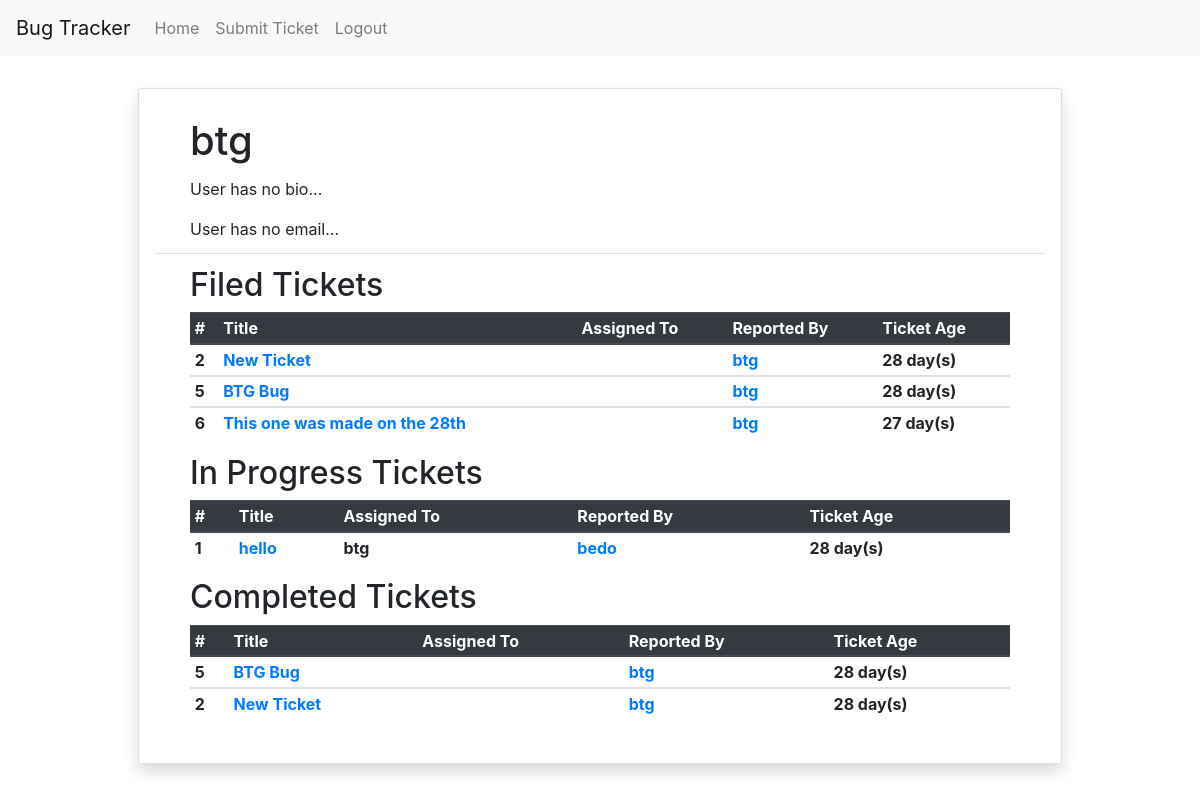
The page /user/3/ (signed in) on the database its author committed.
### custom_user/models.py (models this page shows)
class MyUser(AbstractUser):
    bio = models.CharField(max_length=240)

### homepage/models.py (models this page shows)
class Ticket(models.Model):
    STATUS_CHOICES = [
        ("NW", "New"),
        ("IP", "In Progress"),
        ("DN", "Done"),
        ("IN", "Invalid")
    ]
    title = models.CharField(max_length=50)
    description = models.TextField()
    post_date = models.DateTimeField(default=timezone.now)
    filing_user = models.ForeignKey(MyUser, on_delete=models.CASCADE, null=False)
    status = models.CharField(max_length=2, default='NW', choices=STATUS_CHOICES)
    assigned = models.CharField(default='', max_length=50, blank=True, null=True)
    completed = models.CharField(max_length=50, blank=True, null=True)
    @property
    def days_active(self):
        time = timezone.now() - self.post_date
        return time.days

### homepage/views.py (the view)
# urls.py: path('user/<int:user_id>/', views.user_detail, name="user_view"),
@login_required
def user_detail(request, user_id):
    name = MyUser.objects.filter(id=user_id).first()
    user_tickets = Ticket.objects.filter(filing_user=name.id)
    inprogress_tickets = Ticket.objects.filter(status="IP", assigned=name)
    completed_tickets = Ticket.objects.filter(status="DN", filing_user=name.id)
    invalid_tickets = Ticket.objects.filter(status="IN", filing_user=name.id)
    return render (
                    request,
                    "user_detail.html",
                    {"user_tickets": user_tickets,
                     "name": name,
                     "ip_tickets": inprogress_tickets,
                     "completed_tickets": completed_tickets,
                     "invalid_tickets": invalid_tickets,
                    })

### templates/user_detail.html (shortened to what this page needs)
{% extends "base.html" %}
{% block content %}
<nav class="navbar navbar-expand-lg navbar-light bg-light">
    <a href="#" class="navbar-brand">Bug Tracker</a>
    <ul class="navbar-nav">
        <li class="nav_item">
            <a href="/" class="nav-link">Home</a>
        </li>
        <li class="nav_item">
            <a href="/submit/" class="nav-link">Submit Ticket</a>
        </li>
        <li class="nav_item">
            <a href="/logout/" class="nav-link">Logout</a>
        </li>
    </ul>
</nav>
<div class="card shadow p-3 mb-5 bg-white rounded" style="width: 77%; margin: auto;  margin-top: 2rem;">
    <ul class="list-group list-group-flush">
        <li class="list-group-item">
            <div class="container">
                <h1 class="card-title">{{ name.username }}</h1>
                {% if name.bio %}
                    <p class="card-text">{{ name.bio }}</p>
                {% else %}
                    <p class="card-text">User has no bio...</p>
                {% endif %}
                {% if name.email %}
                    <p class="card-text">{{ name.email }}</p>
                {% else %}
                    <p class="card-text">User has no email...</p>
                {% endif %}
            </div>
        </li>
        <li class="list-group-item">
            <div class="container">
                <h2>Filed Tickets</h2>
                <table class="table table-sm">
                    {% if user_tickets %}
                    <thead class="thead-dark">
                        <tr>
                            <th>#</th>
                            <th>Title</th>
                            <th>Assigned To</th>
                            <th>Reported By</th>
                        <th>Ticket Age</th>
                        </tr>
                    </thead>
                    {% for ticket in user_tickets %}
                    <tbody>
                        <tr>
                            <th>{{ ticket.id }}</th>
                                <th><a href="/ticket/{{ ticket.id }}/">{{ ticket.title }}</a></th>
                                {% if ticket.assigned == None %}
                                <th></th>
                                {% else %}
                                <th>{{ ticket.assigned }}</th>
                                {% endif %}
                                <th><a href="/user/{{ ticket.filing_user.id }}">{{ ticket.filing_user }}</a></th>
                                <th>{{ ticket.days_active }} day(s)</th>
                            </tr>
                        </tbody>
                    {% endfor %}
                    {% else %}
                        <h4>No Tickets Completed</h4>
                    {% endif %}
                </table>
                <h2>In Progress Tickets</h2>
                <table class="table table-sm">
                    {% if ip_tickets %}
                    <thead class="thead-dark">
                        <tr>
                            <th>#</th>
                            <th>Title</th>
                            <th>Assigned To</th>
                            <th>Reported By</th>
                            <th>Ticket Age</th>
                        </tr>
                    </thead>
                    {% for ticket in ip_tickets %}
                    <tbody>
                        <tr>
                            <th>{{ ticket.id }}</th>
                                <th><a href="/ticket/{{ ticket.id }}/">{{ ticket.title }}</a></th>
                                {% if ticket.assigned == None %}
                                    <th></th>
                                {% else %}
                                <th>{{ ticket.assigned }}</th>
                                {% endif %}
                                <th><a href="/user/{{ ticket.filing_user.id }}">{{ ticket.filing_user }}</a></th>
                                <th>{{ ticket.days_active }} day(s)</th>
                            </tr>
                        </tbody>
                    {% endfor %}
                    {% else %}
                        <h5>No Tickets Completed</h5>
                    {% endif %}
                </table>
                <h2>Completed Tickets</h2>
                <table class="table table-sm">
                    {% if completed_tickets or invalid_tickets %}
                        <thead class="thead-dark">
                            <tr>
                                <th>#</th>
                                <th>Title</th>
                                <th>Assigned To</th>
                                <th>Reported By</th>
                                <th>Ticket Age</th>
                            </tr>
                        </thead>
                        {% if completed_tickets %}
                            {% for ticket in completed_tickets %}
                            <tbody>
                                <tr>
                                    <th>{{ ticket.id }}</th>
                                        <th><a href="/ticket/{{ ticket.id }}/">{{ ticket.title }}</a></th>
                                        {% if ticket.assigned == None %}
                                        <th></th>
                                        {% else %}
                                        <th>{{ ticket.assigned }}</th>
                                        {% endif %}
                                        <th><a href="/user/{{ ticket.filing_user.id }}">{{ ticket.filing_user }}</a></th>
                                        <th>{{ ticket.days_active }} day(s)</th>
                                    </tr>
                                </tbody>
                            {% endfor %}
                        {% endif %}
                        {% if invalid_tickets %}
                            {% for ticket in invalid_tickets %}
                            <tbody>
                                <tr>
                                    <th>{{ ticket.id }}</th>
                                        <th><a href="/ticket/{{ ticket.id }}/">{{ ticket.title }}</a></th>
                                        {% if ticket.assigned == None %}
                                        <th></th>
                                        {% else %}
                                        <th>{{ ticket.assigned }}</th>
                                        {% endif %}
                                        <th><a href="/user/{{ ticket.filing_user.id }}">{{ ticket.filing_user }}</a></th>
                                        <th>{{ ticket.days_active }} day(s)</th>
                                    </tr>
                                </tbody>
                            {% endfor %}
                        {% endif %}
                        {% else %}
                            <h5>No Tickets Completed</h5>
                    {% endif %}
                </table>
            </div>
        </li>
    </ul>
</div>
{%  endblock%}

### rows shown on the page
MyUser: username "btg"
Ticket: id "2", title "New Ticket", filing_user "btg", days_active "28"
Ticket: id "5", title "BTG Bug", filing_user "btg", days_active "28"
Ticket: id "6", title "This one was made on the 28th", filing_user "btg", days_active "27"
Ticket: id "1", title "hello", assigned "btg", filing_user "bedo", days_active "28"
